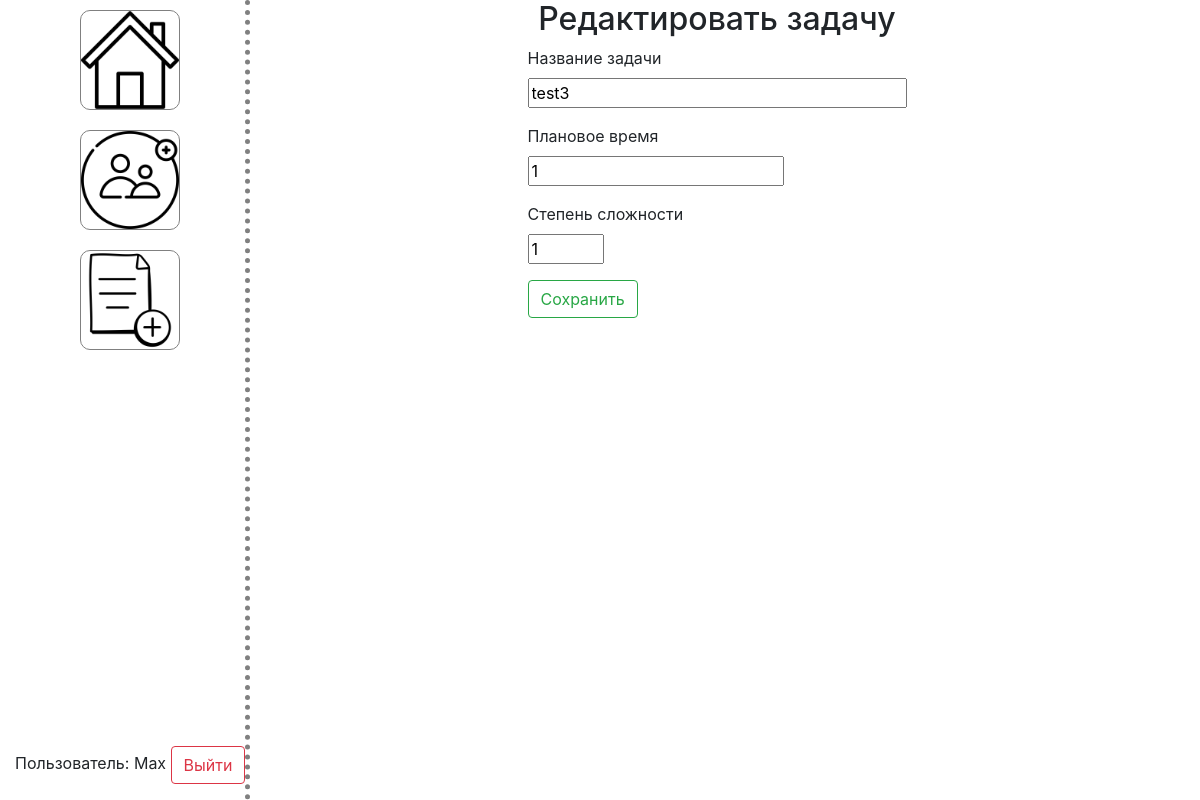
Screenshot of /edit_task/3 (signed in) with the database file from the repository.
### manage.py (models this page shows, shortened)
class User(UserMixin, db.Model):
    id = db.Column(db.Integer, primary_key=True)
    username = db.Column(db.String(80), unique=True, nullable=False)
    password = db.Column(db.String(80), nullable=False)
    status = db.Column(db.String(80), nullable=False, default="default")

class Task(db.Model):
    id = db.Column(db.Integer, primary_key=True)
    taskname = db.Column(db.String(64))
    expected_time = db.Column(db.Integer)
    task_hardness = db.Column(db.Integer)

### views.py (the view, shortened to what this page needs)
@main_blueprint.route('/edit_task/<task_id>', methods=['GET', 'POST'])
@login_required
def edit_task(task_id):
    task = Task.query.get(task_id)
    if task is None:
        flash(f'Задача с номером {task_id} не найдена', 'danger')
        return redirect(url_for('main.home'))
    form = TaskForm(obj=task)
    return render_template('edit_task.html', form=form)

### forms.py
class TaskForm(FlaskForm):
    taskname = StringField('Название задачи', validators=[DataRequired()])
    expected_time = IntegerField('Плановое время', validators=[DataRequired(), NumberRange(min=0)])
    task_hardness = IntegerField('Степень сложности', validators=[DataRequired(), NumberRange(min=1, max=5)])
    submit = SubmitField('Сохранить')

### app.py (called while the page is built)
def create_app(config_class=Config):
    app = Flask(__name__)
    app.config.from_object(config_class)
    db.init_app(app)
    from views import main_blueprint
    app.register_blueprint(main_blueprint)
    from auth import auth_blueprint
    app.register_blueprint(auth_blueprint)
    login_manager = LoginManager()
    login_manager.init_app(app)
    login_manager.login_view = 'auth.login'
    @login_manager.user_loader
    def load_user(id):
        return User.query.get(int(id))
    return app

### templates/edit_task.html (shortened to what this page needs)
{% extends 'layout.html' %}
{% block content %}
<div class="container login">
    <h2>Редактировать задачу</h2>
    <form method="POST">
        <p>
            {{ form.taskname.label }}<br>
            {{ form.taskname(size=32) }}
        </p>
        <p>
            {{ form.expected_time.label }}<br>
            {{ form.expected_time(size=32) }}
        </p>
        <p>
            {{ form.task_hardness.label }}<br>
            {{ form.task_hardness(size=32) }}
        </p>
        <p>{{ form.submit(class_="btn btn-outline-success") }}</p>
    </form>
</div>
{% endblock %}

### templates/layout.html (shortened to what this page needs)
<!DOCTYPE html>
<html>
<head>
    <link rel="stylesheet" href="https://stackpath.bootstrapcdn.com/bootstrap/4.3.1/css/bootstrap.min.css">
    <link rel="stylesheet" href="{{ url_for('static', filename='css/main.css') }}">
</head>
<body>
    <div class="container-fluid main">
        <div class="sidenavbar">
            {% if current_user.is_authenticated %}
                <div class="header">
                    <a href="{{ url_for('main.create_task') }}">
                        <img src="{{ url_for('static', filename='img/addTask.png') }}" alt="Создать новую задачу">
                    </a>
                    <a href="{{ url_for('main.create_employee') }}">
                        <img src="{{ url_for('static', filename='img/addEmployee.png') }}" alt="Добавить нового сотрудника">
                    </a>
                    <a href="/">
                        <img src="{{ url_for('static', filename='img/homeIcon.png') }}" alt="Главный экран">
                    </a>
                </div>
                <div class="footer">
                    <p>Пользователь: {{ current_user.username }} <button id="logout-button" class="btn btn-outline-danger">Выйти</button></p>
                </div>
            {% else %}
                <div class="header">
                    <p>Вход не выполнен. Пожалуйста, <a href="{{ url_for('auth.login') }}">войдите</a> или <a href="{{ url_for('auth.signup') }}">зарегистрируйтесь</a></p>
                </div>
            {% endif %}
        </div>
        <div class="content">
            {% block content %} {% endblock %}
        </div>
    </div>
</body>
</html>

### static/css/main.css (style rules this page uses)
.container, .container-fluid { display: flex; }
.sidenavbar { flex: 1; display: flex; flex-direction: column; border-right: 5px dotted grey; position: fixed; min-height: 100vh; }
.sidenavbar .footer { margin-top: auto; }
.sidenavbar .header { display: flex; flex-direction: column-reverse; align-items: center; }
.sidenavbar .header img { width: 100px; height: 100px; margin: 10px; border: 1px solid grey; border-radius: 10px; transition: background-color 0.5s ease; }
.content { flex: 4; display: flex; flex-direction: column; margin-left: 20%; }
.login { flex-direction: column; align-items: center; }
h2, .mainlable { text-align: center; }

### rows the page displays
User: username "Max"
Task: taskname "test3", expected_time "1", task_hardness "1"
